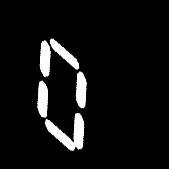
//> input picture test_data3/01.png, 169 x 169 px
$ ./erode   (built with g++ and OpenCV 4)
//> lines starting //> are read from the running program, lines starting //| are printed output that depends on the picture
#include <iostream>
#include <opencv2/opencv.hpp>

using namespace std;
using namespace cv;

Mat element1 = getStructuringElement(MORPH_RECT, Size(3, 3));
Mat element2 = getStructuringElement(MORPH_RECT, Size(5, 5));
Mat element3 = getStructuringElement(MORPH_RECT, Size(7, 7));
Mat element4 = getStructuringElement(MORPH_CROSS, Size(9, 9));

int main(){
	Mat src = imread("./train_data3/01.png");
//> src is the input picture: 169 rows x 169 cols, CV_8UC3; min 0, max 255, mean 16.9

	Mat out1;
	dilate(src, out1, element1);
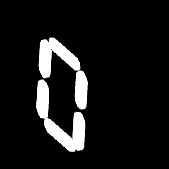
//> out1: 169 rows x 169 cols, CV_8UC3; min 0, max 255, mean 22.7
//> element1 = [[1, 1, 1], [1, 1, 1], [1, 1, 1]]
	imwrite("./train_data3/02.png", out1);
	Mat out2;
	dilate(src, out2, element2);
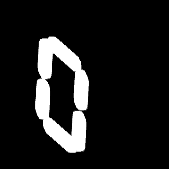
//> out2: 169 rows x 169 cols, CV_8UC3; min 0, max 255, mean 28.1
//> element2 = [[1, 1, 1, 1, 1], [1, 1, 1, 1, 1], [1, 1, 1, 1, 1], [1, 1, 1, 1, 1], [1, 1, 1, 1, 1]]
	imwrite("./train_data3/03.png", out2);
	Mat out3;
	dilate(src, out3, element3);
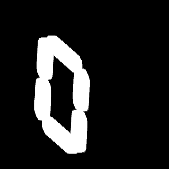
//> out3: 169 rows x 169 cols, CV_8UC3; min 0, max 255, mean 33.4
	imwrite("./train_data3/04.png", out3);
	Mat out4;
	dilate(src, out4, element4);
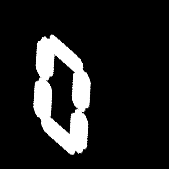
//> out4: 169 rows x 169 cols, CV_8UC3; min 0, max 255, mean 32.7
	imwrite("./train_data3/05.png", out4);

	Mat out5;
	erode(src, out5, element1);
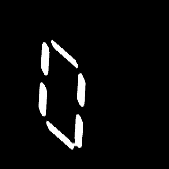
//> out5: 169 rows x 169 cols, CV_8UC3; min 0, max 255, mean 11.5
	imwrite("./train_data3/06.png", out5);
	Mat out6;
	erode(src, out6, element2);
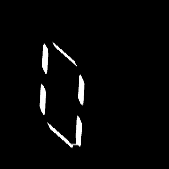
//> out6: 169 rows x 169 cols, CV_8UC3; min 0, max 255, mean 6.8
	imwrite("./train_data3/07.png", out6);
	Mat out7;
	erode(src, out7, element3);
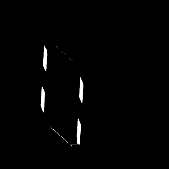
//> out7: 169 rows x 169 cols, CV_8UC3; min 0, max 255, mean 2.8
	imwrite("./train_data3/08.png", out7);
	Mat out8;
	erode(src, out8, element4);
	imwrite("./train_data3/09.png", out8);

//	waitKey(0);
	return 0;
}
